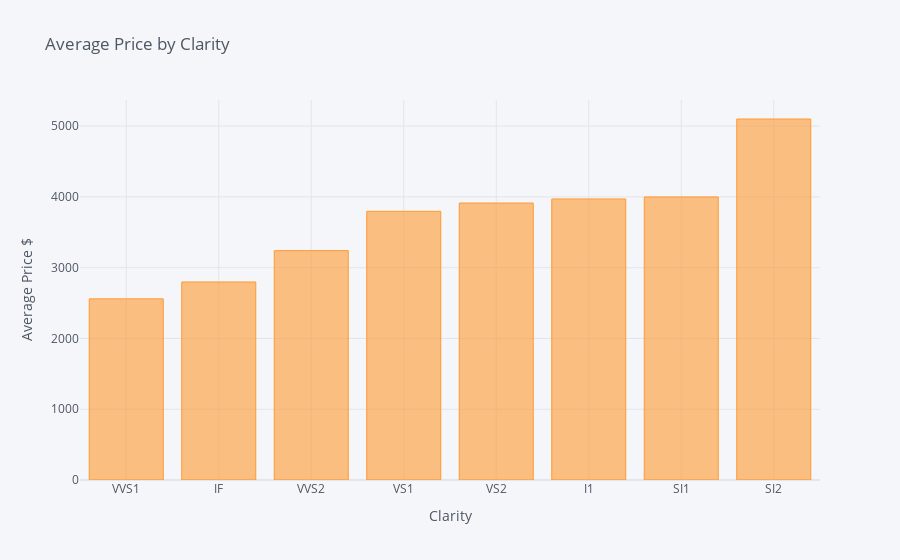

Notebook cell for this chart:
### Code cell
price_by_clarity.iplot(kind='bar',
                         x='clarity',
                         y='price',
                         title='Average Price by Clarity',
                         xTitle='Clarity',
                         yTitle='Average Price $')

### Figure 1 — Plotly figure (JSON) as saved in the notebook; plotly's stock layout.template omitted (floating-point values rounded to 4 significant figures)
{"data": [{"marker": {"color": "rgba(255, 153, 51, 0.6)", "line": {"color": "rgba(255, 153, 51, 1.0)", "width": 1}}, "name": "price", "orientation": "v", "text": "", "type": "bar", "x": ["VVS1", "IF", "VVS2", "VS1", "VS2", "I1", "SI1", "SI2"], "y": [2559.0, 2798.0, 3241.0, 3797.0, 3914.0, 3971.0, 4000.0, 5101.0]}], "layout": {"autosize": true, "legend": {"bgcolor": "#F5F6F9", "font": {"color": "#4D5663"}}, "paper_bgcolor": "#F5F6F9", "plot_bgcolor": "#F5F6F9", "title": {"font": {"color": "#4D5663"}, "text": "Average Price by Clarity"}, "xaxis": {"autorange": true, "gridcolor": "#E1E5ED", "range": [-0.5, 7.5], "showgrid": true, "tickfont": {"color": "#4D5663"}, "title": {"font": {"color": "#4D5663"}, "text": "Clarity"}, "type": "category", "zerolinecolor": "#E1E5ED"}, "yaxis": {"autorange": true, "gridcolor": "#E1E5ED", "range": [0, 5370.0], "showgrid": true, "tickfont": {"color": "#4D5663"}, "title": {"font": {"color": "#4D5663"}, "text": "Average Price $"}, "type": "linear", "zerolinecolor": "#E1E5ED"}}}
